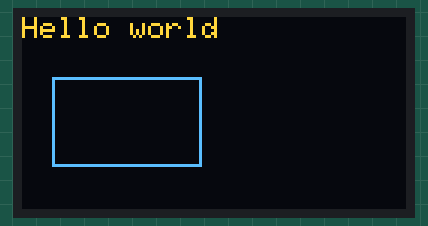
Recording of a sketch running on a simulated Arduino Uno, built with avr-gcc and run on an emulated ATmega328P. On the bench: 128×64 one-colour display. The OLED is the two-colour kind (top 16 rows yellow).

Above: at 0.1 s.

The sketch:

oled.ino
```cpp
#include <Wire.h>
#include <Adafruit_GFX.h>
#include <Adafruit_SSD1306.h>

Adafruit_SSD1306 display(128, 64, &Wire);

void setup(){
  display.begin(SSD1306_SWITCHCAPVCC, 0x3C);
  display.clearDisplay();
  display.setTextSize(1);
  display.setTextColor(SSD1306_WHITE);
  display.setCursor(0, 0);
  display.print("Hello world");
  display.drawRect(10, 20, 50, 30, SSD1306_WHITE);
  display.display();
}

void loop(){
}
```

servo.ino
```cpp

```
